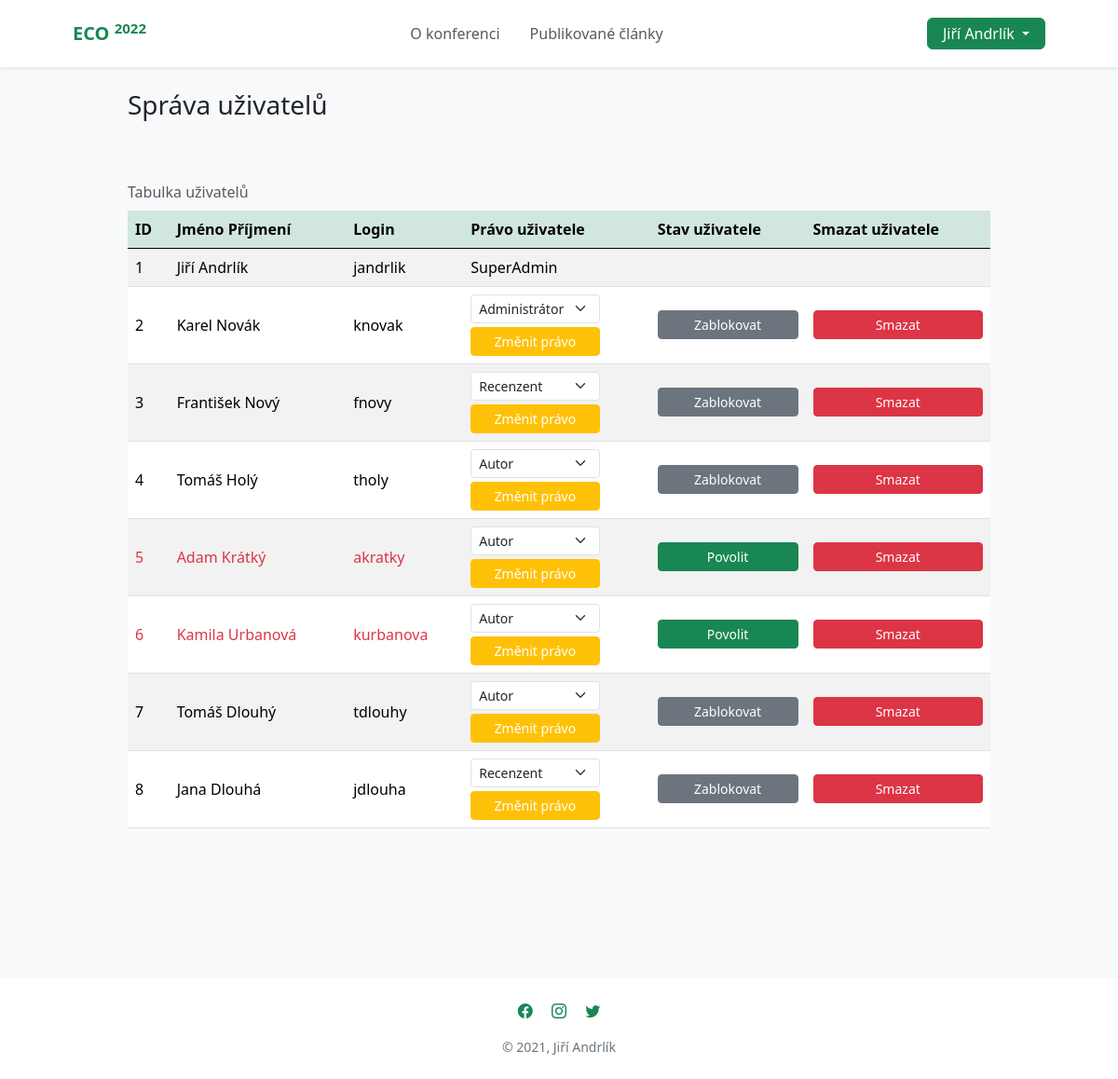
/index.php?page=sprava_uzivatelu (signed in), run on the app's committed database.
### tables this page shows
CREATE TABLE IF NOT EXISTS `jandrlik_uzivatele` (
  `id_uzivatel` INT NOT NULL AUTO_INCREMENT,
  `id_pravo` INT NOT NULL,
  `jmeno` VARCHAR(35) NOT NULL,
  `prijmeni` VARCHAR(35) NOT NULL,
  `login` VARCHAR(30) NOT NULL,
  `heslo` VARCHAR(200) NOT NULL,
  `email` VARCHAR(35) NOT NULL,
  `povolen` INT NOT NULL,
  PRIMARY KEY (`id_uzivatel`),
  INDEX `fk_jandrlik_uzivatele_jandrlik_prava_idx` (`id_pravo` ASC) ,
  UNIQUE INDEX `login_UNIQUE` (`login` ASC) ,
  CONSTRAINT `fk_jandrlik_uzivatele_jandrlik_prava`
    FOREIGN KEY (`id_pravo`)
    REFERENCES `jandrlik_prava` (`id_pravo`)
    ON DELETE NO ACTION
    ON UPDATE NO ACTION);

### app/ApplicationStart.class.php (called while the page is built, shortened)
<?php
class ApplicationStart
{
    public function appStart()
    {
        if (isset($_GET['page']) && array_key_exists($_GET['page'], WEB_PAGES)) {
            $pageKey = $_GET['page'];
        } else {
            $pageKey = DEFAULT_WEB_PAGE_KEY;
        }
        $pageInfo = WEB_PAGES[$pageKey];
        $controller = new $pageInfo["controller_class_name"];
        $tplData = $controller->show($pageInfo["title"]);
        $view = new $pageInfo["view_class_name"];
        $view->printTemplate($tplData, $pageInfo["template_type"]);
    }
}

### index.php (called while the page is built, shortened)
<?php
require_once("classAutoloader.inc.php");
$app = new ApplicationStart();
$app->appStart();

### app/models/Database.class.php (called while the page is built, shortened)
<?php
class Database
{
    private static $dbConnection;
    private $pdo;
    private function __construct()
    {
        try {
            $this->pdo = new PDO("mysql:host=".DB_SERVER."; dbname=".DB_NAME."", DB_USER, DB_PASSWORD);
            $this->pdo->exec("SET NAMES UTF8");
        } catch (PDOException $e) {
            print "Error!: " . $e->getMessage() . "<br/>";
            die();
        }
    }
    public static function getDBConnection(): Database
    {
        if (self::$dbConnection == null) {
            self::$dbConnection = new Database();
        }
        return self::$dbConnection;
    }
    private function executeQuery(string $query)
    {
        try {
            $result = $this->pdo->query($query);
            return $result;
        } catch (PDOException $e) {
            echo $e->getMessage();
            return null;
        }
    }
    public function selectFromTable($tableName, $columnsNames = "*", $whereStatement="", $orderByStatement=""):array
    {
        $query = "SELECT $columnsNames FROM $tableName"
            .((empty($whereStatement)) ? "" : " WHERE $whereStatement")
            .((empty($orderByStatement)) ? "" : " ORDER BY $orderByStatement");
        $result = $this->executeQuery($query);
        return $result->fetchAll(PDO::FETCH_ASSOC);
    }
    public function getAllUsers()
    {
        return $this->selectFromTable(TABLE_UZIVATELE, "*", "", "id_uzivatel");
    }
    public function getUserByID($id_uzivatel)
    {
        $user = $this->selectFromTable(TABLE_UZIVATELE, "*","id_uzivatel='$id_uzivatel'", "");
        if (empty($user)) {
            return null;
        } else {
            return $user[0];
        }
    }
}

### app/controllers/UserManagementController.class.php (called while the page is built, shortened)
<?php
class UserManagementController extends AController
{
    public function show(string $pageTitle): array
    {
        $tplData = [];
        if ($this->login->isUserLoggedIn()) {
            $tplData['isUserLoggedIn'] = true;
            $tplData['userData'] = $this->login->getLoggedUserData();
            $tplData['userRight'] = $this->db->getRightByID($tplData['userData']['id_pravo']);
        } else {
            $tplData['isUserLoggedIn'] = false;
        }
        $tplData['allUsers'] = $this->db->getAllUsers();
        $tplData['title'] = $pageTitle;
        return $tplData;
    }
}

### app/controllers/AController.class.php (called while the page is built, shortened)
<?php
abstract class AController implements IController
{
    public function __construct()
    {
        $this->db = Database::getDBConnection();
    }
}

### classAutoloader.inc.php (called while the page is built, shortened)
<?php
spl_autoload_register(function ($className) {
    $className = str_replace(BASE_NAMESPACE_NAME, BASE_APP_DIR_NAME, $className);
    $fileName = dirname(__FILE__)."\\".$className;
});
?>

### app/models/Login.class.php (called while the page is built, shortened)
<?php
class Login
{
    private $db;
    private $session;
    public function __construct()
    {
        $this->session = Session::getSession();
        $this->db = Database::getDBConnection();
    }
    public function isUserLoggedIn()
    {
        return $this->session->isSessionSet(self::SESSION_KEY);
    }
    public function getLoggedUserData()
    {
        if ($this->isUserLoggedIn()) {
            $userId = $this->session->readSession(self::SESSION_KEY);
            if ($userId == null) {
                echo "SERVER ERROR: Data prihlaseneho uzivatele nenalezena, a proto byl uživatel odhlášen";
                $this->logout();
                return null;
            } else {
                $userData = $this->db->getUserByID($userId);
                if (empty($userData)) {
                    echo "ERROR: Data přihlášeného uživatele se nenachází v DB, a proto byl uživatel odhlášen.";
                    $this->logout();
                    return null;
                } else {
                    return $userData;
                }
            }
        } else {
            return null;
        }
    }
}

### app/views/UserManagementTemplate.tpl.php (the view, shortened to what this page needs)
<?php
global $tplData;
if ($tplData['isUserLoggedIn'] == false) {
    echo "<br><br><div class='alert alert-warning text-center mt-5' role='alert'>Spravovat uživatele může jen přihlášený uživatel.</div>";
} else if ($tplData['isUserLoggedIn'] == true && $tplData['userData']['id_pravo'] > 2) {
    echo "<br><br><div class='alert alert-warning text-center mt-5' role='alert'>Spravovat uživatele může jen přihlášený uživatel s pravem alespoň Admin.</div>";
} else {
    ?>
    <section class="bg-light py-5">
        <div class="container py-5">
            <div class="row mb-5 justify-content-center">
                <div class="col-lg-10">
                    <h3 class="text-dark"><?php echo $tplData['title'] ?> </h3>
                </div>
            </div>
            <div class="row mb-5 justify-content-center">
                <div class="col-lg-10">
                    <div class="table-responsive">
                        <table class="table table-striped table-hover caption-top align-middle ">
                            <caption>Tabulka uživatelů</caption>
                            <thead class="table-success border-0">
                            <th>ID</th>
                            <th>Jméno Příjmení</th>
                            <th>Login</th>
                            <th>Právo uživatele</th>
                            <th>Stav uživatele</th>
                            <th>Smazat uživatele</th>
                            </thead>
                            <?php
                            $users = $tplData['allUsers'];
                            foreach ($users as $user) {
                                $tableRows = "
                                <tr>
                                    <td". ($user['povolen'] == '0' ? ' class="text-danger"' : '') .">$user[id_uzivatel]</td>
                                    <td". ($user['povolen'] == '0' ? ' class="text-danger"' : '') .">$user[jmeno] $user[prijmeni]</td>
                                    <td". ($user['povolen'] == '0' ? ' class="text-danger"' : '') .">$user[login]</td>
                                    ";
                                if ($tplData['userData']['id_pravo'] < $user['id_pravo']) {
                                    $tableRows .= "<td><form action='' method='post'>
                                            <select class='form-select form-select-sm w-75' name = 'pravo' >";
                                                if ($tplData['userData']['id_pravo'] == 1) {
                                                    $tableRows .= "<option value = '2'" . ($user['id_pravo'] == '2' ? ' selected' : '') . ">Administrátor </option >";
                                                }
                                    $tableRows .= "
                                                <option value = 3" . ($user['id_pravo'] == '3' ? ' selected' : '') . ">Recenzent </option >
                                                <option value = 4" . ($user['id_pravo'] == '4' ? ' selected' : '') . ">Autor </option >
                                             </select >
                                             <input type='hidden' value='$user[id_uzivatel]' name='zmena_prava_id_uzivatel'>
                                             <button type='submit' class='mt-1 btn btn-warning  text-white btn-sm py-1 w-75' value='change'>Změnit právo</button>
                                        </form>
                                        </td>";
                                    $tableRows .=  "<td class=''>
                                            <form action='' method='post'>";
                                            if ($user['povolen'] == 1) {
                                                $tableRows .= "
                                                <input type='hidden' name='stav_id_uzivatel' value='$user[id_uzivatel]'>
                                                <input type='hidden' name='povolen' value='0'>
                                                <button type='submit' class='btn btn-secondary btn-sm text-white py-1 w-100'>Zablokovat</button>
                                                ";
                                            } else {
                                                $tableRows .= "
                                                <input type='hidden' name='stav_id_uzivatel' value='$user[id_uzivatel]'>
                                                <input type='hidden' name='povolen' value='1'>
                                                <button type='submit' class='btn btn-success btn-sm text-white py-1 w-100'>Povolit</button>
                                                ";
                                            }
                                    $tableRows .= "</form></td>";
                                    $tableRows .= "<td>
                                            <form action='' method='post'>
                                                <input type='hidden' name='smazat_id_uzivatel' value='$user[id_uzivatel]'>
                                                <button type='submit' class='btn btn-danger btn-sm text-white py-1 w-100'>Smazat</button>
                                            </form>
                                        </td>";
                                } else {
                                    switch ($user['id_pravo']) {
                                        case 1:
                                            $tableRows .= "<td>SuperAdmin</td>";
                                            break;
                                    }
                                    $tableRows .= "<td></td><td></td>";
                                }
                                $tableRows .= "</tr>";
                                echo $tableRows;
                            }
                            ?>
                        </table>
                    </div>
                </div>
            </div>
        </div>
    </section>
    <?php
}

### app/views/TemplateBasics.class.php (shortened to what this page needs)
<?php
class TemplateBasics implements IView
{
    public function printTemplate(array $templateData, string $pageType = self::PAGE_INTRODUCTION)
    {
        $this->getHTMLHead($templateData['title']);
        $this->getHTMLNav($templateData);
        $tplData = $templateData;
        require_once($pageType);
        $this->getHTMLFooter();
    }
    private function getHTMLHead(string $pageTitle)
    {
        ?>
        <!DOCTYPE html>
        <html lang="cs">
        <head>
            <link rel="stylesheet" href="node_modules/bootstrap/dist/css/bootstrap.css">
            <link rel="stylesheet" href="node_modules/bootstrap-icons/font/bootstrap-icons.css">
            <link rel="stylesheet" type="text/css" href="public/css/styly.css">
        </head>
        <?php
    }
private function getHTMLNav(array $tplData)
{
    ?>
<body data-bs-spy="scroll" data-bs-target="#navigace">
    <nav id="navigace" class="navbar navbar-expand-lg navbar-light bg-white fixed-top py-3 shadow-sm">
        <div class="container px-5">
                <span class="navbar-brand text-success fw-bold">
                    ECO <sup>2022</sup>
                </span>
            <div class="collapse navbar-collapse" id="navbarTogglerDemo02">
                <ul class="navbar-nav m-auto ">
                    <?php
                    foreach (WEB_PAGES as $key => $pageInfo) {
                        if ($key == "uvod" or $key == "publikovane_clanky") {
                            echo "<li class='nav-item me-3'>
                                        <a class='nav-link' href='index.php?page=$key'>$pageInfo[title]</a>
                                      </li>";
                        }
                    }
                    ?>
                </ul>
                <?php
                if ($tplData['isUserLoggedIn'] == false) {
                    foreach (WEB_PAGES as $key => $pageInfo) {
                        if ($key == "login") {
                            echo "<a class='btn btn-success px-3 py-1 me-2' href='index.php?page=$key'>$pageInfo[title]</a>";
                        } else if ($key == "registrace") {
                            echo "<a class='btn btn-outline-success px-3 py-1' href='index.php?page=$key'>$pageInfo[title]</a>";
                        }
                    }
                } else {
                    ?>
                    <div class="dropdown">
                        <button class="btn btn-success dropdown-toggle px-3 py-1" type="button" id="dropdownMenuButton1"
                                data-bs-toggle="dropdown" aria-expanded="false">
                            <?php echo $tplData['userData']['jmeno'] . " " . $tplData['userData']['prijmeni'] ?>
                        </button>
                    </div>
                    <?php
                }
                ?>
            </div>
        </div>
    </nav>
    <?php
}
    private function getHTMLFooter()
    {
        ?>
        <footer class="pt-4 pb-2 bg-white bg-gradient">
            <div class="container px-5 text-center">
                <div class="pb-3">
                    <a href="https://www.facebook.com/" target="_blank" class="text-decoration-none text-success me-3">
                        <i
                                class="bi bi-facebook"></i> </a>
                    <a href="https://www.instagram.com/" target="_blank" class="text-decoration-none text-success me-3">
                        <i
                                class="bi bi-instagram"></i> </a>
                    <a href="https://www.twitter.com/" target="_blank" class="text-decoration-none text-success "> <i
                                class="bi bi-twitter"></i> </a>
                </div>
                <div class="small text-secondary">
                    <p>&copy; 2021, Jiří Andrlík</p>
                </div>
            </div>
        </footer>
        </body>
        </html>
        <?php
    }
}

### public/css/styly.css (style rules this page uses)
body { position: relative; }
section { position: relative; }

### data on the page
jandrlik_uzivatele: jmeno "Jiří", prijmeni "Andrlík", id_uzivatel "1", login "jandrlik", shows "SuperAdmin"
jandrlik_uzivatele: id_uzivatel "2", jmeno "Karel", prijmeni "Novák", login "knovak", pravo "Administrátor"
jandrlik_uzivatele: id_uzivatel "3", jmeno "František", prijmeni "Nový", login "fnovy", pravo "Recenzent"
jandrlik_uzivatele: id_uzivatel "4", jmeno "Tomáš", prijmeni "Holý", login "tholy", pravo "Autor"
jandrlik_uzivatele: id_uzivatel "5", jmeno "Adam", prijmeni "Krátký", login "akratky", pravo "Autor"
jandrlik_uzivatele: id_uzivatel "6", jmeno "Kamila", prijmeni "Urbanová", login "kurbanova", pravo "Autor"
jandrlik_uzivatele: id_uzivatel "7", jmeno "Tomáš", prijmeni "Dlouhý", login "tdlouhy", pravo "Autor"
jandrlik_uzivatele: id_uzivatel "8", jmeno "Jana", prijmeni "Dlouhá", login "jdlouha", pravo "Recenzent"

### other printed values
$pageInfo[title] "O konferenci"
$pageInfo[title] "Publikované články"
$tplData['title'] "Správa uživatelů"
